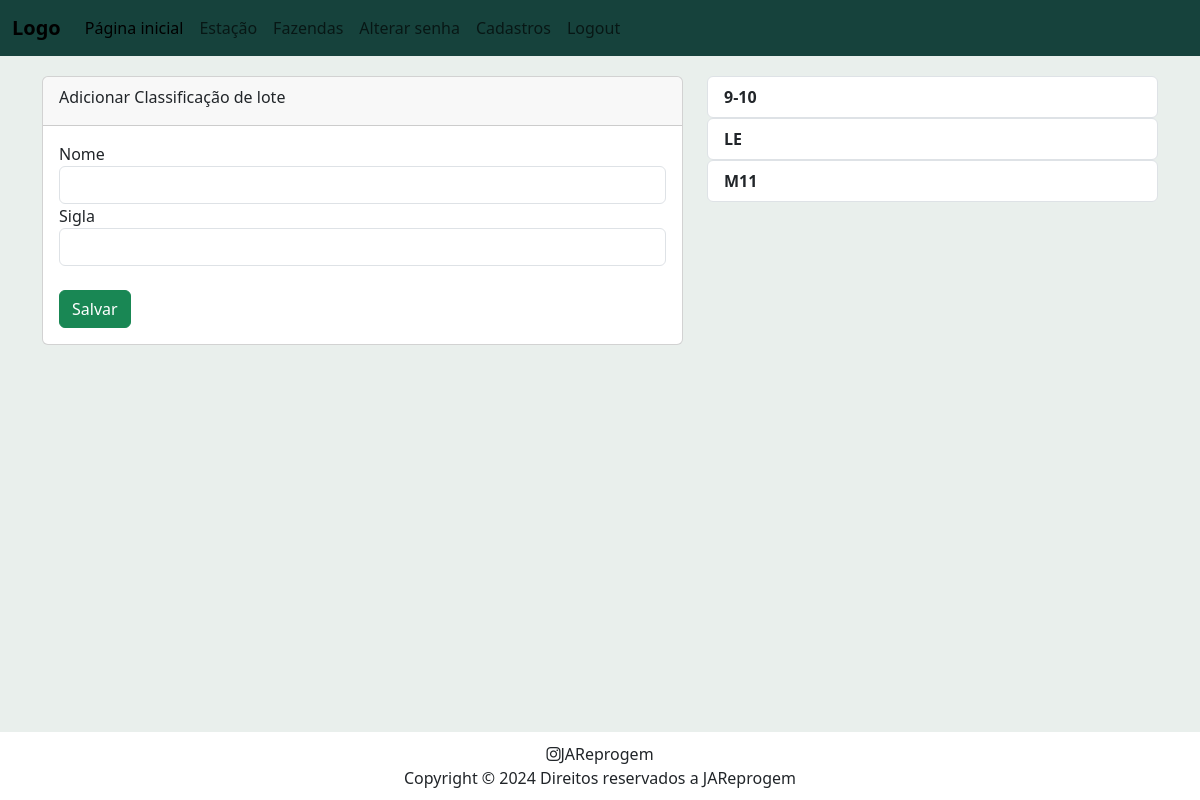
Screenshot of /batch/add_shaping/ (signed in) with the database file from the repository.
### batch/models.py (models this page shows, shortened)
class Shaping(models.Model):
    shaping_name = models.CharField(max_length=100)
    shaping_acronym = models.CharField(max_length=4)

### batch/views.py (the view)
# urls.py: path("add_shaping/", views.add_shaping, name="add_shaping"),
@login_required
def add_shaping(request):
    shaping_list = Shaping.objects.all()
    form = ShapingForm(request.POST or None)
    if form.is_valid():
        shaping = form.save()
        shaping.save()
    context = {
        "shaping_list": shaping_list,
        "form": form
    }
    return render(request, "batch/shaping-form.html", context)

### batch/forms.py
class ShapingForm(forms.ModelForm):
    class Meta:
        model = Shaping
        fields = [
            "shaping_name",
            "shaping_acronym"
        ]
        labels = {
            "shaping_name": "Nome",
            "shaping_acronym": "Sigla"
        }
        widgets = {
            "shaping_name": forms.TextInput(attrs={
                "class": "form-control"
            }),
            "shaping_acronym": forms.TextInput(attrs={
                "class": "form-control"
            }),
        }

### batch/templates/batch/shaping-form.html (shortened to what this page needs)
{% extends 'farm/base.html' %}
    {% block body %}
        <div class="container">
            <div class="row">
                <div class="col-lg-7">
                    <div class="card">
                        <div class="card-header">
                            <div class="card-title">Adicionar Classificação de lote</div>
                        </div>
                        <div class="card-body">
                            <form method="POST">
                                {% for field in form %}
                                    <div class="form-group">
                                        {{ field.label }}
                                        {{ field }}
                                    </div>
                                {% endfor %}
                                <br>
                                <button class="btn btn-success" type="submit">Salvar</button>
                            </form>
                        </div>
                    </div>
                </div>
                <div class="col-lg-5">
                    {% for shaping in shaping_list %}
                        <ul class="list-group">
                            <li class="list-group-item">
                                <a href="">{{ shaping.shaping_acronym }}</a>
                            </li>
                        </ul>
                    {% endfor %}
                </div>
            </div>
        </div>
    {% endblock %}

### static/css/styles.css (style rules this page uses)
a { text-decoration: none; color: inherit; font-weight: bold; }

### farm/templates/farm/base.html (style rules this page uses)
html, body { background-color: #e9efec; height: 100%; display: flex; flex-direction: column; }

### rows the page displays
Shaping: shaping_acronym "9-10"
Shaping: shaping_acronym "LE"
Shaping: shaping_acronym "M11"

### other values shown
{{ field.label }} "Nome" "Sigla"
